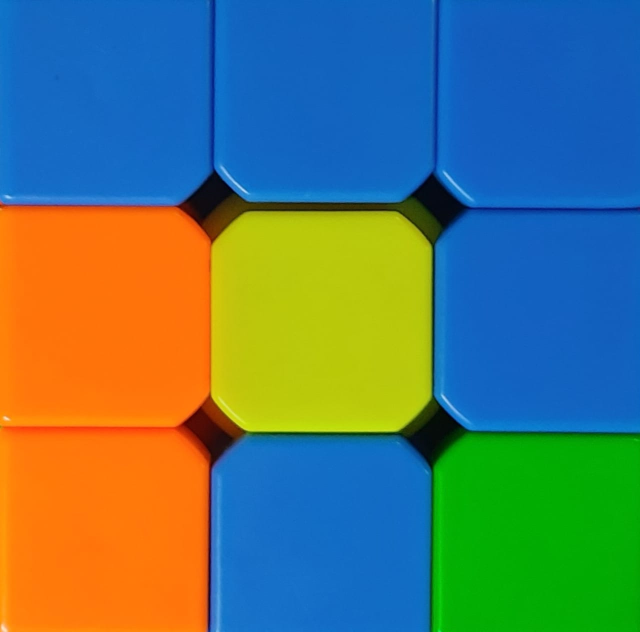
#> input picture raw_images/b.jpg, 1280 x 1264 px (shown at 1/2 size); its folder holds 4 pictures in this run
$ python extract_stickers.py
#> lines starting #> are read from the running program, lines starting #| are printed output that depends on the picture
import cv2
import os

# Paths
RAW_FOLDER = "raw_images"
SAVE_FOLDER = "dataset"
LABELS = ['red', 'green', 'blue', 'white', 'yellow', 'orange']

# Create label folders if they don't exist
for label in LABELS:
    os.makedirs(os.path.join(SAVE_FOLDER, label), exist_ok=True)

def crop_stickers(img):
    h, w, _ = img.shape
    grid_h, grid_w = h // 3, w // 3
    stickers = []

    for i in range(3):
        for j in range(3):
            y1 = i * grid_h
            y2 = (i + 1) * grid_h
            x1 = j * grid_w
            x2 = (j + 1) * grid_w
            sticker = img[y1:y2, x1:x2]
            stickers.append(sticker)
    return stickers

def label_and_save(stickers, image_index):
    for i, sticker in enumerate(stickers):
        resized = cv2.resize(sticker, (32, 32))
        cv2.imshow("Sticker", resized)
        key = cv2.waitKey(0)
        cv2.destroyAllWindows()

        if key == 27:  # ESC to quit
            print("Aborted.")
            return

        # Convert key to label
        try:
            label = LABELS[int(chr(key))]  # Press 0–5 for labels
        except:
            print("Invalid key. Use 0=red, 1=green, 2=blue, 3=white, 4=yellow, 5=orange")
            continue

        save_path = os.path.join(SAVE_FOLDER, label, f"{image_index}_{i}.jpg")
        cv2.imwrite(save_path, resized)
        print(f"Saved to {save_path}")

def main():
    images = [f for f in os.listdir(RAW_FOLDER) if f.lower().endswith(('.jpg', '.png'))]

    print("\n⚠️ Use these keys to label colors:")
    print("0 = red, 1 = green, 2 = blue, 3 = white, 4 = yellow, 5 = orange")
    print("Press ESC to quit at any time.\n")

    for idx, file in enumerate(images):
        print(f"\nProcessing {file}...")
        img_path = os.path.join(RAW_FOLDER, file)
        img = cv2.imread(img_path)
#> img is the input picture: shape (1264, 1280, 3); mean B, G, R 107.4, 121.6, 88.1

        stickers = crop_stickers(img)
#> after the loop in crop_stickers, `for i in range(3):`: stickers = 9 items
#> stickers = 9 items
        label_and_save(stickers, idx)
#> the loop in label_and_save, `for i, sticker in enumerate(stickers):` made 1 pass; (key Esc is pressed on pass 1)
#| Aborted.
#> pass 1, in label_and_save, `resized = cv2.resize(sticker, (32, 32))`:
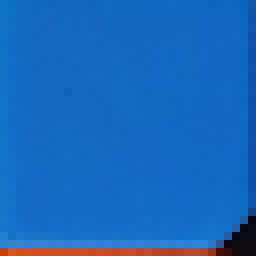
#> resized: shape (32, 32, 3) (shown 8 times larger); mean of channels 0, 1, 2 188.4, 103.2, 24.8; drawn as B, G, R
#> pass 2 of the loop in main, `for idx, file in enumerate(images):`:
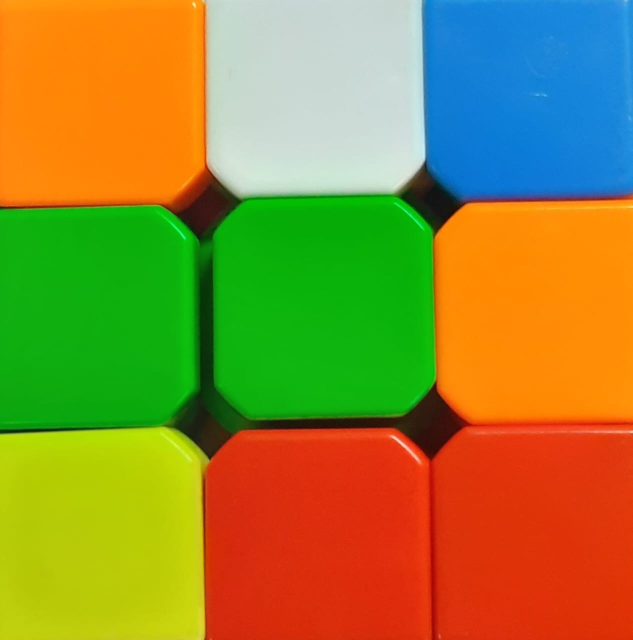
#> input picture raw_images/d.jpg, 1265 x 1280 px (shown at 1/2 size)
#> in main, img is the input picture: shape (1280, 1265, 3); mean B, G, R 51.2, 136.8, 148.9
#> the loop in label_and_save, `for i, sticker in enumerate(stickers):` made 3 passes; (key Enter is pressed on pass 1)
#| Invalid key. Use 0=red, 1=green, 2=blue, 3=white, 4=yellow, 5=orange
#| Invalid key. Use 0=red, 1=green, 2=blue, 3=white, 4=yellow, 5=orange
#| Aborted.
#> pass 1, in label_and_save (call 2), `resized = cv2.resize(sticker, (32, 32))`:
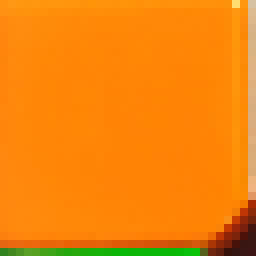
#> resized: shape (32, 32, 3) (shown 8 times larger); mean of channels 0, 1, 2 10.7, 133, 243.8; drawn as B, G, R
#> pass 3, in label_and_save (call 2), `resized = cv2.resize(sticker, (32, 32))`:
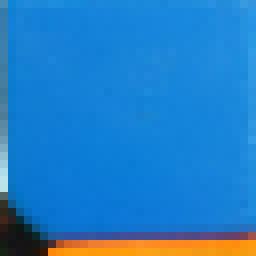
#> resized: shape (32, 32, 3) (shown 8 times larger); mean of channels 0, 1, 2 197.9, 126.4, 35.2; drawn as B, G, R
#> pass 3 of the loop in main, `for idx, file in enumerate(images):`:
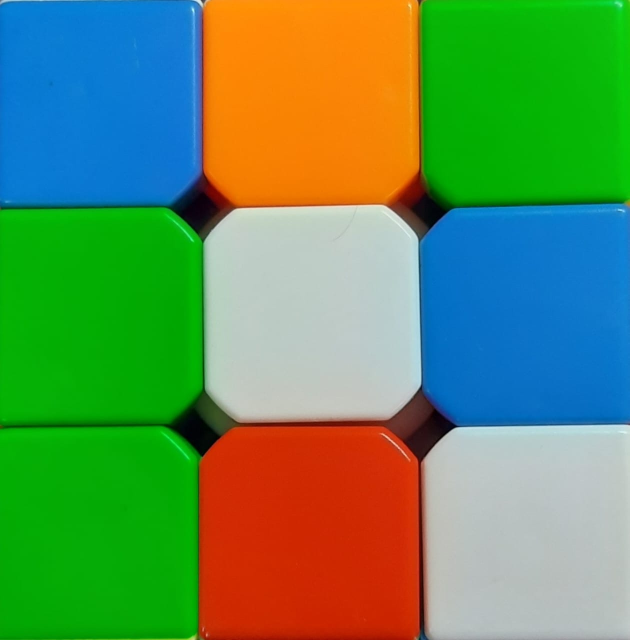
#> input picture raw_images/f.jpg, 1259 x 1280 px (shown at 1/2 size)
#> in main, img is the input picture: shape (1280, 1259, 3); mean B, G, R 88.3, 143.3, 96.2
#> the loop in label_and_save, `for i, sticker in enumerate(stickers):` made 3 passes
#| Invalid key. Use 0=red, 1=green, 2=blue, 3=white, 4=yellow, 5=orange
#| Invalid key. Use 0=red, 1=green, 2=blue, 3=white, 4=yellow, 5=orange
#| Aborted.
#> pass 1, in label_and_save (call 3), `resized = cv2.resize(sticker, (32, 32))`:
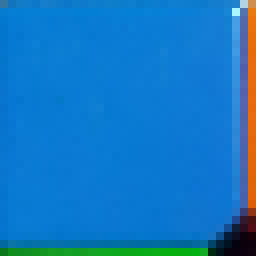
#> resized: shape (32, 32, 3) (shown 8 times larger); mean of channels 0, 1, 2 195.1, 120, 19.5; drawn as B, G, R
#> pass 3, in label_and_save (call 3), `resized = cv2.resize(sticker, (32, 32))`:
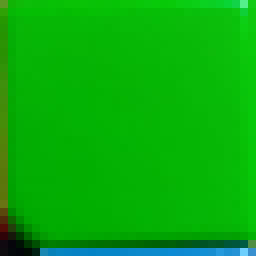
#> resized: shape (32, 32, 3) (shown 8 times larger); mean of channels 0, 1, 2 10.6, 174.3, 7.4; drawn as B, G, R
#> the loop made 4 passes; the first 3 are shown

if __name__ == "__main__":
    main()
